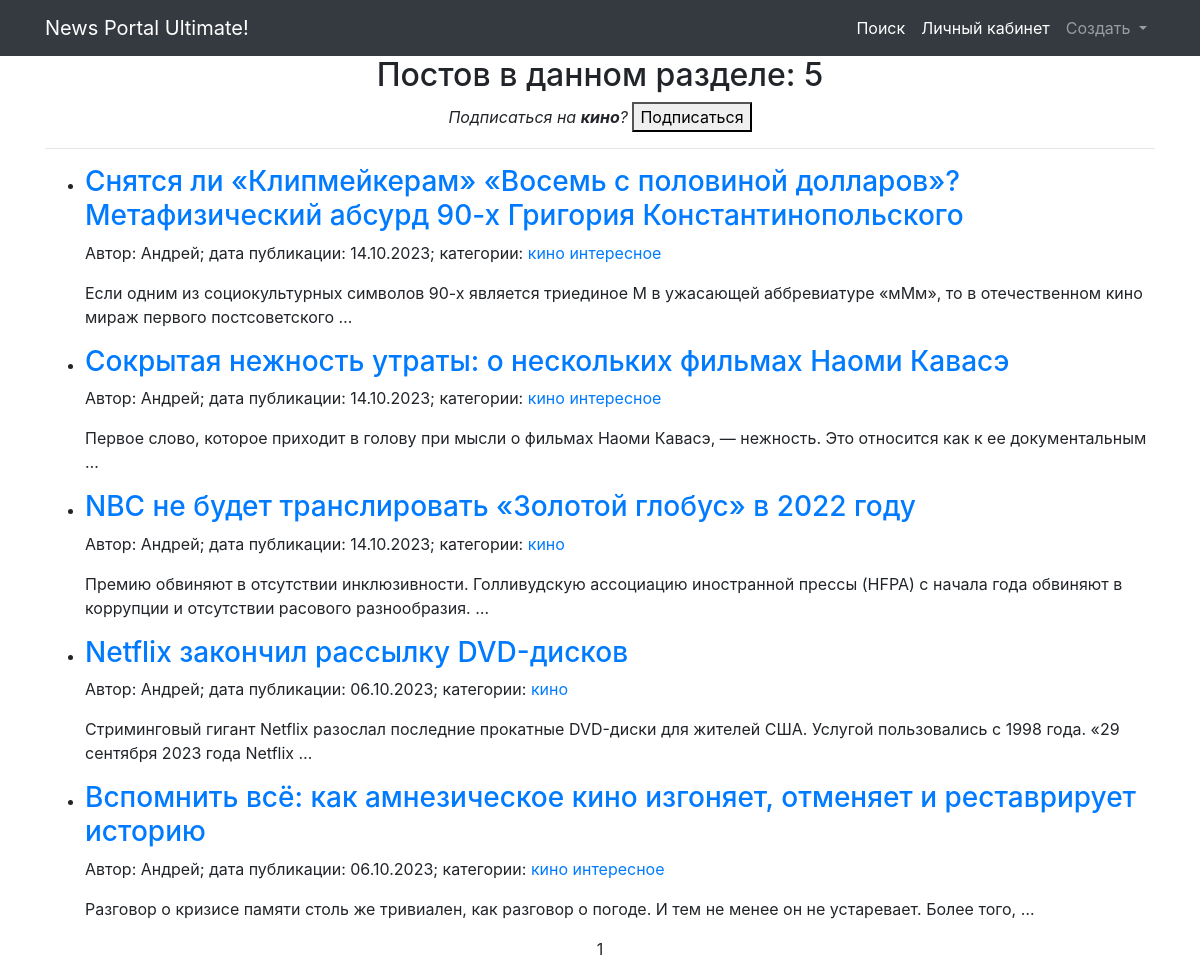
The page /news/category/1/ (signed in) on the database as committed earlier.
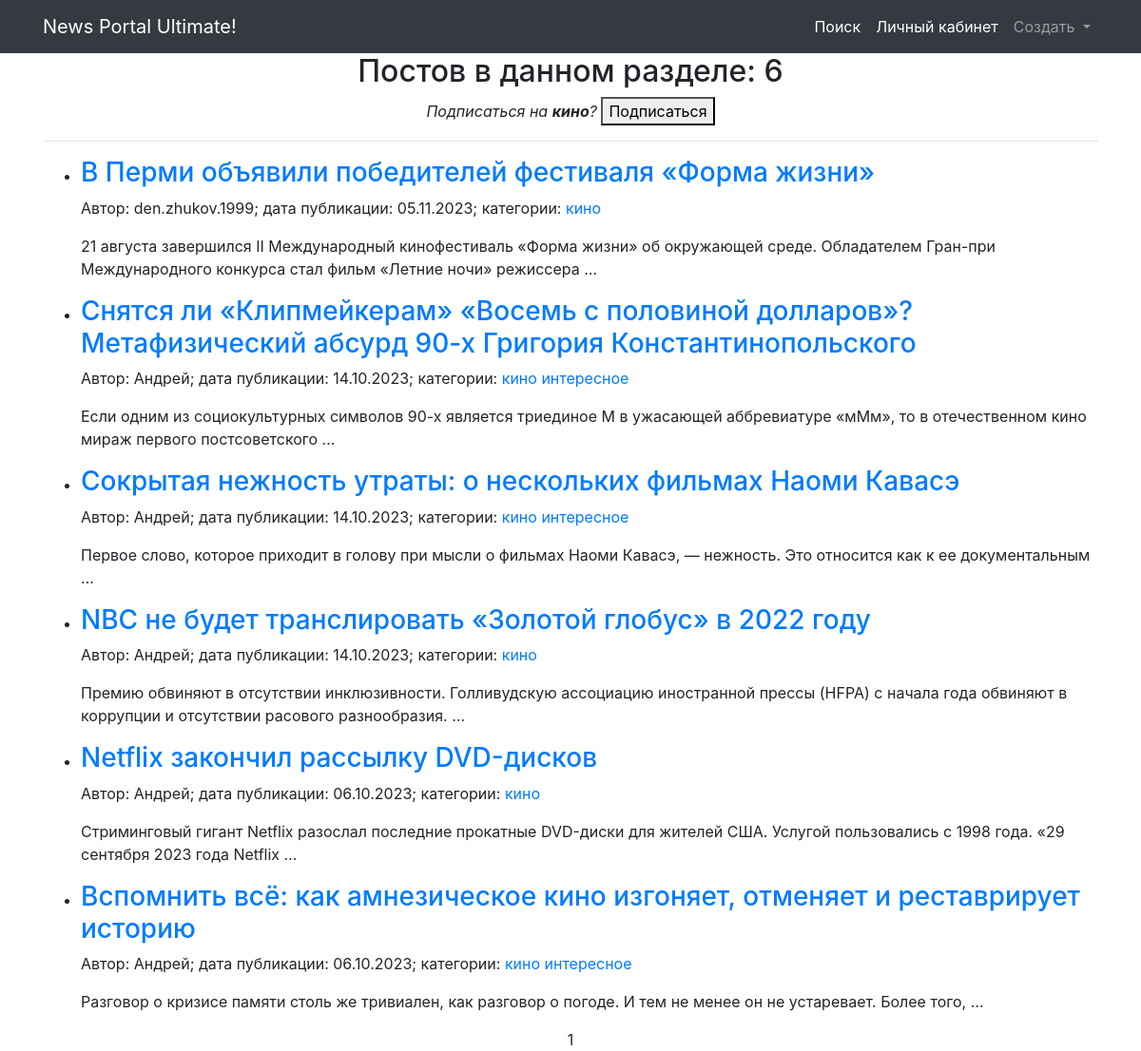
The same page on the database as committed later.
### news/models.py (models this page shows, shortened)
class Post(models.Model):
    author = models.ForeignKey(Author, on_delete=models.CASCADE)  # Связь с моделью Author
    time_in = models.DateTimeField(auto_now_add=True)  # Дата и время создания поста
    type = models.CharField(choices=POST_TYPES, max_length=2)  # Тип поста (Статья или Новость)
    category = models.ManyToManyField('Category', through='PostCategory')
    title = models.TextField(max_length=255)  # Заголовок поста
    text = models.TextField()  # Текст поста
    rating = models.IntegerField(default=0)  # Рейтинг поста

class Author(models.Model):
    name = models.CharField(max_length=255)  # Имя автора
    user = models.OneToOneField(User, on_delete=models.CASCADE)  # Связь один-к-одному с моделью User
    rating = models.IntegerField(default=0)  # Рейтинг автора
    def __str__(self):
        return self.name

class Category(models.Model):
    name = models.CharField(unique=True, max_length=255)  # Уникальное имя категории
    subscribers = models.ManyToManyField(User, blank=True)
    def __str__(self):
        return self.name

### news/views.py (the view)
# urls.py: path('category/<int:pk>/', PostCategory.as_view(), name='category'),
class PostCategory(ListView):
    model = Post
    ordering = ['-time_in']
    template_name = 'category.html'
    context_object_name = 'news'
    paginate_by = 10
    def get_queryset(self):
        self.id = resolve(self.request.path_info).kwargs['pk']
        category = Category.objects.get(id=self.id)
        queryset = Post.objects.filter(category=category)
        return queryset
    def get_context_data(self, **kwargs):
        context = super().get_context_data(**kwargs)
        user = self.request.user
        category = Category.objects.get(id=self.id)
        subscribed = category.subscribers.filter(email=user.email)
        if not subscribed:
            context['category'] = category
        return context

### news/templatetags/custom_filters.py (called while the page is built)
@register.filter(name='censor')
def censor(text):
   words = text.split()
   censored_words = []
   for word in words:
      lowercase_word = word.lower()
      if any(re.match(rf'\b{re.escape(word_base)}\w*\b', lowercase_word) for word_base in CENSOR_WORDS):
         censored_word = word[0] + '*' * len(word[1:])
         censored_words.append(censored_word)
      else:
         censored_words.append(word)
   censored_text = ' '.join(censored_words)
   return censored_text

### templates/category.html (shortened to what this page needs)
{% extends 'flatpages/default.html' %}
{% block content %}
    <h2>Постов в данном разделе: {{paginator.count}}</h2>
    {% if category.id %}
    <div class="subscribe">
        <em>
            Подписаться на
            <strong>{{category}}</strong>?
        </em>
        <a href="{% url 'subscribe' category.id %}">
            <button class="button-xsmall pure-botton button-wrning">
            Подписаться
            </button>
        </a>
    </div>
    {% endif %}
    <hr>
    {% include "content.html" %}
{% endblock content %}

### templates/content.html (shortened to what this page needs)
{% load custom_filters %}
{% load custom_tags %}
{% if news %}
    <ul>
        {% for new in news|dictsortreversed:"time_in" %}
        <li>
            <h3 style="text-align: left;">
                <a href="{% url 'new' new.id %}">
                    {{new.title|censor}}
                </a>
            </h3>
            <p style="text-align: left;" class="details">
                Автор: <span class="author">{{new.author}}</span>;
                дата публикации: <span class="date">{{new.time_in|date:'d.m.Y'}}</span>;
                категории:
                {% for c in new.category.values %}
                <a href="{% url 'category' c.id %}" class="category">{{c.name}}</a>
                {% endfor %}
            </p>
            <p style="text-align: left;">{{new.text|censor|truncatewords:20}}</p>
        </li>
        {% endfor %}
    </ul>
    {{ page_obj.number }}
{% else %}
    <h2>Постов нет!</h2>
{% endif %}

Rows that differ between the two databases and show on the page:
added Post: title|censor "В Перми объявили победителей фестиваля «Форма жизни»", author "den.zhukov.1999", time_in "05.11.2023", text|censor "21 августа завершился II Международный кинофестиваль «Форма жизни» об окружающей среде. Обладателем Гран-при Международного конкурса стал фильм «Летние ночи» режиссера …", Category (name "кино")
Other text that changed with them:
{{ paginator.count }}: "5" → "6"
